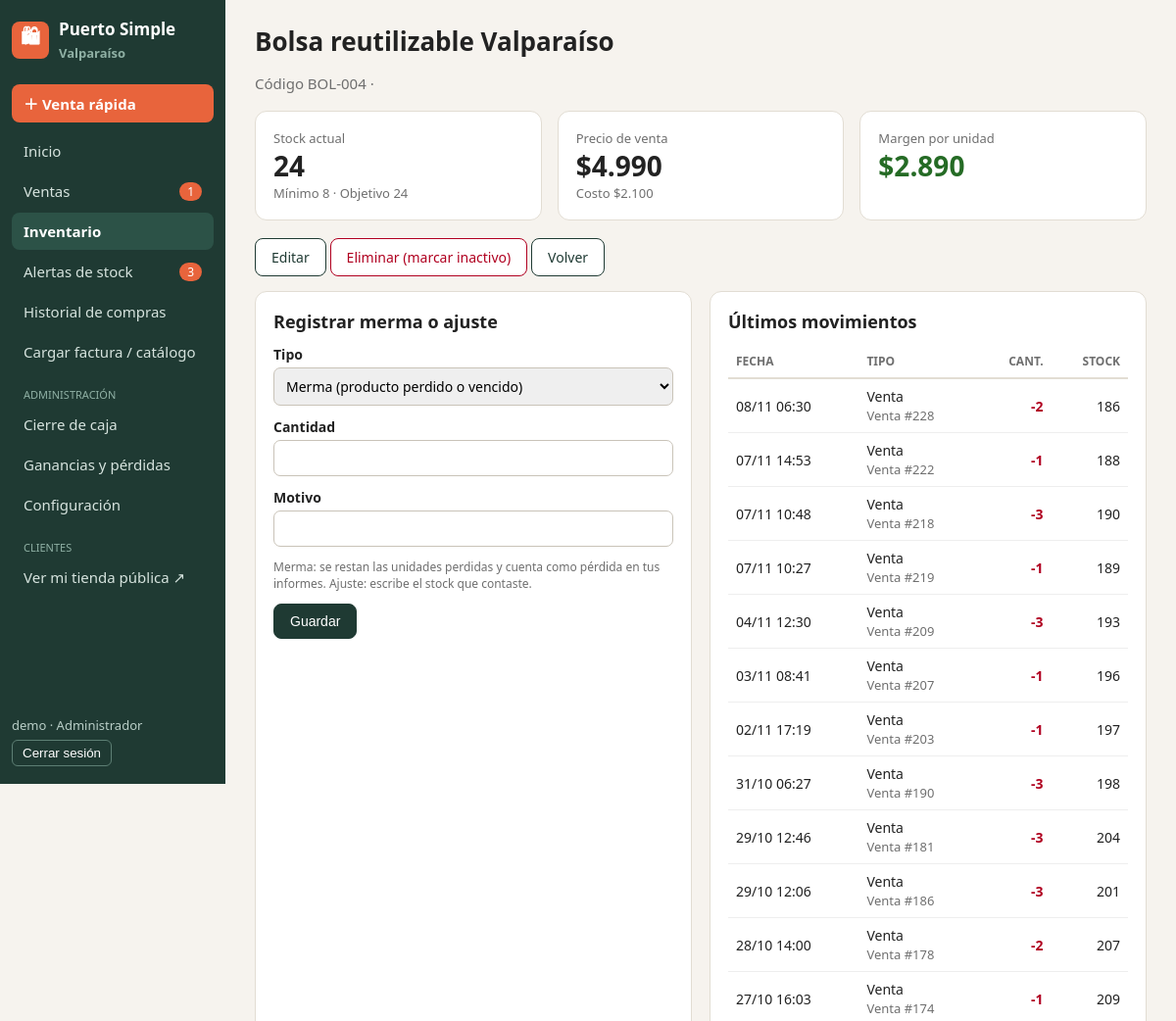
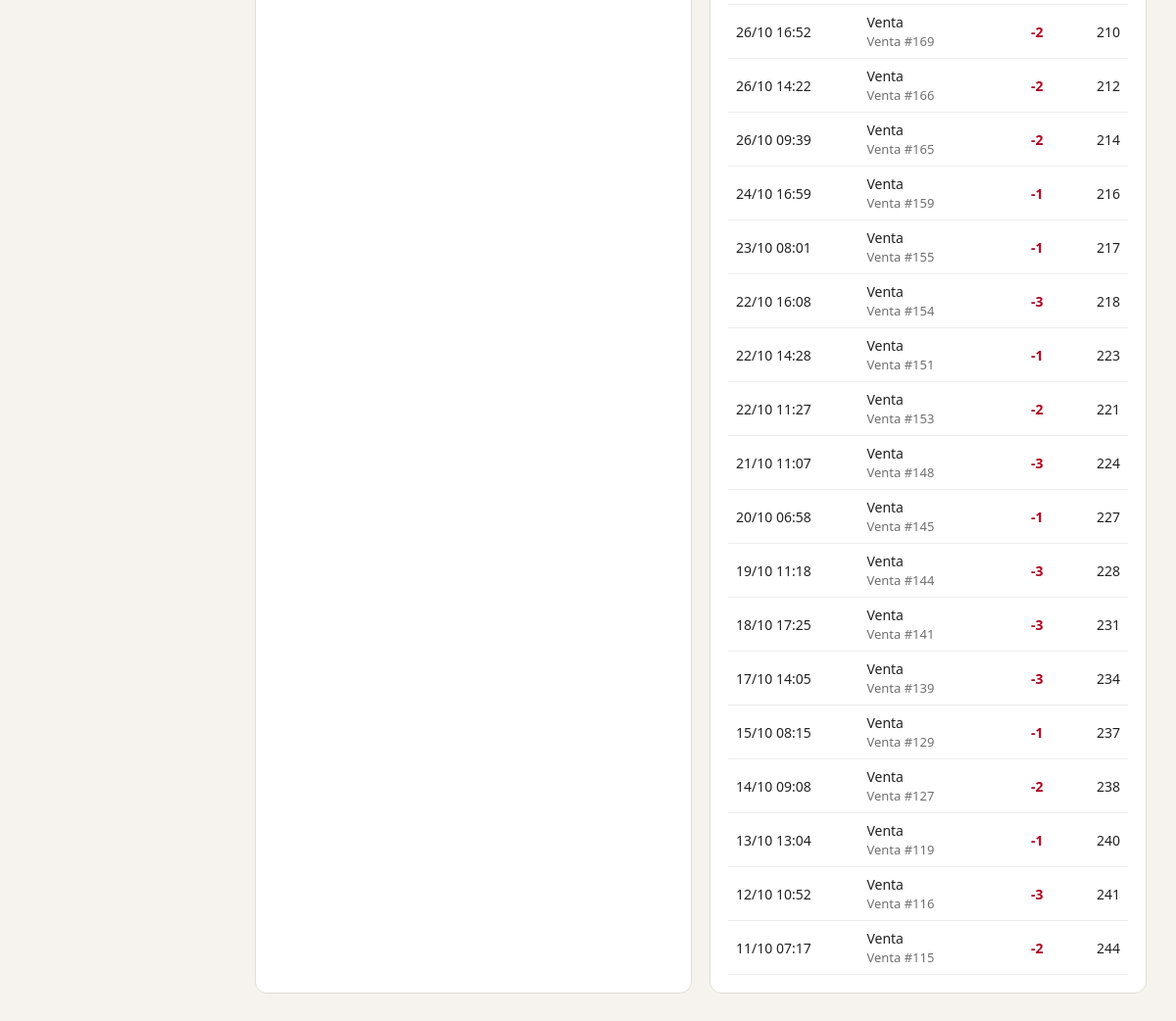
The page /inventario/7/ (signed in) on the database its author committed (2 pictures, top to bottom).
### tienda/models.py (models this page shows, shortened)
class Comercio(models.Model):
    TIPOS = [("minimarket", "Minimarket"), ("almacen", "Almacén"), ("libreria", "Librería"),
             ("cafeteria", "Cafetería"), ("otro", "Otro")]
    nombre = models.CharField(max_length=100)
    slug = models.SlugField(unique=True, blank=True)       # dirección de la tienda pública
    rut = models.CharField("RUT", max_length=12, blank=True)
    tipo_comercio = models.CharField("Tipo de comercio", max_length=20, choices=TIPOS, default="minimarket")
    region = models.CharField("Región", max_length=60, default="Valparaíso")
    telefono = models.CharField("Teléfono", max_length=30, blank=True)
    email = models.EmailField("Correo de contacto", blank=True)
    logo = models.ImageField(upload_to="logos/", blank=True, null=True)

class Producto(models.Model):
    comercio = models.ForeignKey(Comercio, on_delete=models.CASCADE, related_name="productos")
    sku = models.CharField("SKU / código", max_length=30)
    nombre = models.CharField(max_length=100)
    descripcion = models.CharField("Descripción", max_length=200, blank=True)
    precio = models.PositiveIntegerField("Precio de venta ($)", default=0)
    costo = models.PositiveIntegerField("Costo de compra ($)", default=0)
    stock_actual = models.IntegerField("Stock actual", default=0)
    stock_minimo = models.PositiveIntegerField("Stock mínimo", default=0)
    stock_objetivo = models.PositiveIntegerField("Stock objetivo (para reponer)", default=0)
    activo = models.BooleanField(default=True)
    class Meta:
        unique_together = ("comercio", "sku")
        ordering = ["nombre"]
    @property
    def bajo_minimo(self):
        return self.stock_actual < self.stock_minimo
    @property
    def objetivo(self):
        return self.stock_objetivo or self.stock_minimo * 2
    @property
    def margen(self):
        return self.precio - self.costo

class MovimientoInventario(models.Model):
    TIPOS = [("venta", "Venta"), ("compra", "Compra / reposición"), ("ajuste", "Ajuste"),
             ("merma", "Merma (pérdida)"), ("anulacion", "Anulación de venta")]
    producto = models.ForeignKey(Producto, on_delete=models.CASCADE, related_name="movimientos")
    tipo = models.CharField(max_length=10, choices=TIPOS)
    cantidad = models.IntegerField()
    stock_resultante = models.IntegerField()
    costo_unitario = models.PositiveIntegerField(default=0)
    nota = models.CharField(max_length=200, blank=True)
    usuario = models.ForeignKey(User, null=True, blank=True, on_delete=models.SET_NULL)
    fecha_hora = models.DateTimeField(default=timezone.now)
    class Meta:
        ordering = ["-fecha_hora", "-id"]

### tienda/views.py (the view)
# urls.py: path("inventario/<int:pk>/", views.producto_detalle, name="producto_detalle"),
@acceso()
def producto_detalle(request, pk):
    p = get_object_or_404(Producto, pk=pk, comercio=request.comercio)
    return render(request, "tienda/producto_detalle.html", {
        "p": p, "movimientos": p.movimientos.all()[:30], "form": AjusteForm()})

### tienda/forms.py
class AjusteForm(forms.Form):
    tipo = forms.ChoiceField(label="Tipo", choices=[("merma", "Merma (producto perdido o vencido)"),
                                                    ("ajuste", "Ajuste (stock contado en la tienda)")])
    cantidad = forms.IntegerField(label="Cantidad", min_value=0)
    nota = forms.CharField(label="Motivo", max_length=200, required=False)

### tienda/contexto.py (called while the page is built)
def datos_globales(request):
    user = getattr(request, "user", None)
    if user is not None and user.is_authenticated and hasattr(user, "perfil"):
        perfil = user.perfil
        return {
            "comercio": perfil.comercio,
            "es_admin": perfil.rol == "admin",
            "n_alertas": AlertaStock.objects.filter(producto__comercio=perfil.comercio, estado="activa").count(),
            "n_pendientes": Venta.objects.filter(comercio=perfil.comercio, estado="pendiente").count(),
        }
    return {}

### tienda/templatetags/formatos.py (called while the page is built)
@register.filter
def pesos(valor):
    try:
        n = int(valor)
    except (TypeError, ValueError):
        return "$0"
    texto = f"{abs(n):,}".replace(",", ".")
    return ("-$" if n < 0 else "$") + texto

### tienda/views.py (called while the page is built)
def acceso(solo_admin=False):
    def decorador(vista):
        @wraps(vista)
        def envoltura(request, *args, **kwargs):
            if not hasattr(request.user, "perfil"):
                return render(request, "tienda/sin_comercio.html", status=403)
            if solo_admin and request.user.perfil.rol != "admin":
                messages.error(request, "Solo el administrador puede entrar a esa sección.")
                return redirect("inicio")
            request.comercio = request.user.perfil.comercio
            return vista(request, *args, **kwargs)
        return login_required(envoltura)
    return decorador

### tienda/templates/tienda/producto_detalle.html (shortened to what this page needs)
{% extends "tienda/base.html" %}{% load formatos %}
{% block contenido %}
<h1>{{ p.nombre }} {% if not p.activo %}<span class="etq">Inactivo</span>{% elif p.bajo_minimo %}<span class="etq bajo">Stock bajo</span>{% endif %}</h1>
<p class="sub">Código {{ p.sku }} · {{ p.descripcion }}</p>
<div class="fila">
    <div class="tarjeta"><div class="nota">Stock actual</div><div class="num">{{ p.stock_actual }}</div><div class="nota">Mínimo {{ p.stock_minimo }} · Objetivo {{ p.objetivo }}</div></div>
    <div class="tarjeta"><div class="nota">Precio de venta</div><div class="num">{{ p.precio|pesos }}</div><div class="nota">Costo {{ p.costo|pesos }}</div></div>
    <div class="tarjeta"><div class="nota">Margen por unidad</div><div class="num {% if p.margen < 0 %}negativo{% else %}positivo{% endif %}">{{ p.margen|pesos }}</div></div>
</div>
<p><a class="btn" href="{% url 'producto_editar' p.id %}">Editar</a>
{% if p.activo %}<a class="btn peligro" href="{% url 'producto_desactivar' p.id %}">Eliminar (marcar inactivo)</a>{% endif %}
<a class="btn" href="{% url 'inventario' %}">Volver</a></p>
<div class="col2">
<div class="caja"><h2>Registrar merma o ajuste</h2>
<form method="post" action="{% url 'producto_ajuste' p.id %}">{% csrf_token %}
{% for campo in form %}<div class="campo"><label>{{ campo.label }}</label>{{ campo }}</div>{% endfor %}
<p class="ayuda">Merma: se restan las unidades perdidas y cuenta como pérdida en tus informes. Ajuste: escribe el stock que contaste.</p>
<button class="btn primario" type="submit">Guardar</button></form></div>
<div class="caja"><h2>Últimos movimientos</h2><table><tr><th>Fecha</th><th>Tipo</th><th class="der">Cant.</th><th class="der">Stock</th></tr>
{% for m in movimientos %}<tr><td>{{ m.fecha_hora|date:"d/m H:i" }}</td><td>{{ m.get_tipo_display }}<br><span class="nota">{{ m.nota }}</span></td>
<td class="der {% if m.cantidad < 0 %}negativo{% else %}positivo{% endif %}">{{ m.cantidad }}</td><td class="der">{{ m.stock_resultante }}</td></tr>
{% empty %}<tr><td class="nota">Sin movimientos.</td></tr>{% endfor %}</table></div>
</div>
{% endblock %}

### tienda/templates/tienda/base.html (shortened to what this page needs)
{% load static formatos %}<!DOCTYPE html>
<html lang="es">
<head>
    <link rel="stylesheet" href="{% static 'css/estilo.css' %}">
</head>
<body>
{% with u=request.resolver_match.url_name %}
<div class="layout">
    <nav class="lateral">
        <div class="marca">
            {% if comercio.logo %}<img src="{{ comercio.logo.url }}" alt="Logo">{% else %}<div class="logo-letra">🛍</div>{% endif %}
            <div>{{ comercio.nombre }}<br><span class="nota" style="color:#8fb0a4">{{ comercio.region }}</span></div>
        </div>
        <a class="destacado" href="{% url 'venta_rapida' %}">＋ Venta rápida</a>
        <a class="{% if u == 'inicio' %}activo{% endif %}" href="{% url 'inicio' %}">Inicio</a>
        <a class="{% if u == 'ventas' or u == 'venta_detalle' %}activo{% endif %}" href="{% url 'ventas' %}">Ventas {% if n_pendientes %}<span class="insignia">{{ n_pendientes }}</span>{% endif %}</a>
        <a class="{% if u == 'inventario' or u == 'producto_detalle' or u == 'producto_nuevo' or u == 'producto_editar' %}activo{% endif %}" href="{% url 'inventario' %}">Inventario</a>
        <a class="{% if u == 'alertas' %}activo{% endif %}" href="{% url 'alertas' %}">Alertas de stock {% if n_alertas %}<span class="insignia">{{ n_alertas }}</span>{% endif %}</a>
        <a class="{% if u == 'compras' %}activo{% endif %}" href="{% url 'compras' %}">Historial de compras</a>
        <a class="{% if u == 'cargas' or u == 'carga_revision' %}activo{% endif %}" href="{% url 'cargas' %}">Cargar factura / catálogo</a>
        {% if es_admin %}
        <div class="etiqueta">Administración</div>
        <a class="{% if u == 'cierre_caja' %}activo{% endif %}" href="{% url 'cierre_caja' %}">Cierre de caja</a>
        <a class="{% if u == 'informes' %}activo{% endif %}" href="{% url 'informes' %}">Ganancias y pérdidas</a>
        <a class="{% if u == 'configuracion' %}activo{% endif %}" href="{% url 'configuracion' %}">Configuración</a>
        {% endif %}
        <div class="etiqueta">Clientes</div>
        <a href="{% url 'tienda_publica' comercio.slug %}" target="_blank">Ver mi tienda pública ↗</a>
        <div class="pie">
            {{ user.username }} · {% if es_admin %}Administrador{% else %}Vendedor{% endif %}
            <form method="post" action="{% url 'logout' %}">{% csrf_token %}<button type="submit">Cerrar sesión</button></form>
        </div>
    </nav>
    <main class="contenido">
        {% block contenido %}{% endblock %}
    </main>
</div>
{% endwith %}
</body>
</html>

### static/css/estilo.css (style rules this page uses)
:root { --verde:#1f3a33; --verde2:#2c5247; --acento:#e8643c; --fondo:#f6f3ee; --borde:#e2ddd3; --texto:#222; --gris:#6f6f6f; }
* { box-sizing: border-box; }
body { margin:0; font-family: "Segoe UI", Arial, sans-serif; background:var(--fondo); color:var(--texto); font-size:15px; }
a { color: var(--verde2); }
.layout { display:flex; min-height:100vh; }
.lateral { width:230px; background:var(--verde); color:#fff; padding:18px 12px; display:flex; flex-direction:column; position:sticky; top:0; height:100vh; }
.lateral .marca { display:flex; align-items:center; gap:10px; margin-bottom:22px; font-weight:bold; font-size:17px; }
.lateral .logo-letra { width:38px; height:38px; border-radius:8px; background:var(--acento); display:flex; align-items:center; justify-content:center; font-size:20px; }
.lateral a { display:flex; justify-content:space-between; align-items:center; color:#d6e3de; text-decoration:none; padding:9px 12px; border-radius:8px; margin-bottom:3px; }
.lateral a.activo { background:var(--verde2); color:#fff; font-weight:bold; }
.lateral a.destacado { background:var(--acento); color:#fff; font-weight:bold; margin-bottom:10px; }
.lateral .etiqueta { font-size:11px; text-transform:uppercase; color:#8fb0a4; margin:14px 12px 4px; }
.insignia { background:var(--acento); color:#fff; border-radius:10px; padding:1px 8px; font-size:12px; }
.lateral .pie { margin-top:auto; font-size:13px; color:#b9cec7; }
.lateral .pie button { background:none; border:1px solid #5d7f74; color:#fff; border-radius:6px; padding:5px 10px; cursor:pointer; margin-top:6px; }
.contenido { flex:1; padding:24px 30px; max-width:1250px; }
h1 { margin:0 0 4px; font-size:26px; }
h2 { font-size:18px; margin:0 0 12px; }
.sub { color:var(--gris); margin-bottom:18px; }
.fila { display:flex; gap:16px; flex-wrap:wrap; margin-bottom:18px; }
.tarjeta { background:#fff; border:1px solid var(--borde); border-radius:12px; padding:18px; flex:1; min-width:200px; margin-bottom:0; }
.caja { background:#fff; border:1px solid var(--borde); border-radius:12px; padding:18px; margin-bottom:18px; }
.num { font-size:28px; font-weight:bold; }
.nota { color:var(--gris); font-size:13px; }
.col2 { display:grid; grid-template-columns: 1fr 1fr; gap:18px; }
table { width:100%; border-collapse:collapse; font-size:14px; }
th { text-align:left; font-size:12px; text-transform:uppercase; color:var(--gris); padding:8px; border-bottom:2px solid var(--borde); }
td { padding:8px; border-bottom:1px solid #eee; vertical-align:middle; }
.der { text-align:right; }
input, select, textarea { padding:8px; border:1px solid #c9c3b8; border-radius:7px; font-size:14px; font-family:inherit; max-width:100%; }
input[type=number] { width:90px; }
.campo { margin-bottom:12px; }
.campo label { display:block; font-weight:600; margin-bottom:4px; font-size:14px; }
.campo input[type=text], .campo input[type=email], .campo input[type=password], .campo input[type=number], .campo select { width:100%; max-width:420px; }
.ayuda { color:var(--gris); font-size:12px; }
.btn { display:inline-block; background:#fff; border:1px solid var(--verde); color:var(--verde); padding:9px 16px; border-radius:8px; cursor:pointer; font-size:14px; text-decoration:none; }
.btn.primario { background:var(--verde); color:#fff; }
.btn.peligro { border-color:#b00020; color:#b00020; }
.positivo { color:#256b25; }
.negativo { color:#b00020; font-weight:bold; }

### rows shown on the page
Comercio: nombre "Puerto Simple", region "Valparaíso"
Producto: nombre "Bolsa reutilizable Valparaíso", sku "BOL-004", stock_actual "24", stock_minimo "8", objetivo "24", precio|pesos "$4.990", costo|pesos "$2.100", margen|pesos "$2.890"
MovimientoInventario: fecha_hora "08/11 06:30", tipo "Venta", nota "Venta #228", cantidad "-2", stock_resultante "186"
MovimientoInventario: fecha_hora "07/11 14:53", tipo "Venta", nota "Venta #222", cantidad "-1", stock_resultante "188"
MovimientoInventario: fecha_hora "07/11 10:48", tipo "Venta", nota "Venta #218", cantidad "-3", stock_resultante "190"
MovimientoInventario: fecha_hora "07/11 10:27", tipo "Venta", nota "Venta #219", cantidad "-1", stock_resultante "189"
MovimientoInventario: fecha_hora "04/11 12:30", tipo "Venta", nota "Venta #209", cantidad "-3", stock_resultante "193"
MovimientoInventario: fecha_hora "03/11 08:41", tipo "Venta", nota "Venta #207", cantidad "-1", stock_resultante "196"
MovimientoInventario: fecha_hora "02/11 17:19", tipo "Venta", nota "Venta #203", cantidad "-1", stock_resultante "197"
MovimientoInventario: fecha_hora "31/10 06:27", tipo "Venta", nota "Venta #190", cantidad "-3", stock_resultante "198"
MovimientoInventario: fecha_hora "29/10 12:46", tipo "Venta", nota "Venta #181", cantidad "-3", stock_resultante "204"
MovimientoInventario: fecha_hora "29/10 12:06", tipo "Venta", nota "Venta #186", cantidad "-3", stock_resultante "201"
MovimientoInventario: fecha_hora "28/10 14:00", tipo "Venta", nota "Venta #178", cantidad "-2", stock_resultante "207"
MovimientoInventario: fecha_hora "27/10 16:03", tipo "Venta", nota "Venta #174", cantidad "-1", stock_resultante "209"
MovimientoInventario: fecha_hora "26/10 16:52", tipo "Venta", nota "Venta #169", cantidad "-2", stock_resultante "210"
MovimientoInventario: fecha_hora "26/10 14:22", tipo "Venta", nota "Venta #166", cantidad "-2", stock_resultante "212"
MovimientoInventario: fecha_hora "26/10 09:39", tipo "Venta", nota "Venta #165", cantidad "-2", stock_resultante "214"
MovimientoInventario: fecha_hora "24/10 16:59", tipo "Venta", nota "Venta #159", cantidad "-1", stock_resultante "216"
MovimientoInventario: fecha_hora "23/10 08:01", tipo "Venta", nota "Venta #155", cantidad "-1", stock_resultante "217"
MovimientoInventario: fecha_hora "22/10 16:08", tipo "Venta", nota "Venta #154", cantidad "-3", stock_resultante "218"
MovimientoInventario: fecha_hora "22/10 14:28", tipo "Venta", nota "Venta #151", cantidad "-1", stock_resultante "223"
MovimientoInventario: fecha_hora "22/10 11:27", tipo "Venta", nota "Venta #153", cantidad "-2", stock_resultante "221"
MovimientoInventario: fecha_hora "21/10 11:07", tipo "Venta", nota "Venta #148", cantidad "-3", stock_resultante "224"
MovimientoInventario: fecha_hora "20/10 06:58", tipo "Venta", nota "Venta #145", cantidad "-1", stock_resultante "227"
MovimientoInventario: fecha_hora "19/10 11:18", tipo "Venta", nota "Venta #144", cantidad "-3", stock_resultante "228"
MovimientoInventario: fecha_hora "18/10 17:25", tipo "Venta", nota "Venta #141", cantidad "-3", stock_resultante "231"
MovimientoInventario: fecha_hora "17/10 14:05", tipo "Venta", nota "Venta #139", cantidad "-3", stock_resultante "234"
MovimientoInventario: fecha_hora "15/10 08:15", tipo "Venta", nota "Venta #129", cantidad "-1", stock_resultante "237"
MovimientoInventario: fecha_hora "14/10 09:08", tipo "Venta", nota "Venta #127", cantidad "-2", stock_resultante "238"
MovimientoInventario: fecha_hora "13/10 13:04", tipo "Venta", nota "Venta #119", cantidad "-1", stock_resultante "240"
MovimientoInventario: fecha_hora "12/10 10:52", tipo "Venta", nota "Venta #116", cantidad "-3", stock_resultante "241"
MovimientoInventario: fecha_hora "11/10 07:17", tipo "Venta", nota "Venta #115", cantidad "-2", stock_resultante "244"

### other values the page prints
{{ n_pendientes }} "1"
{{ n_alertas }} "3"
{{ user.username }} "demo"
{{ campo.label }} "Tipo" "Cantidad" "Motivo"
